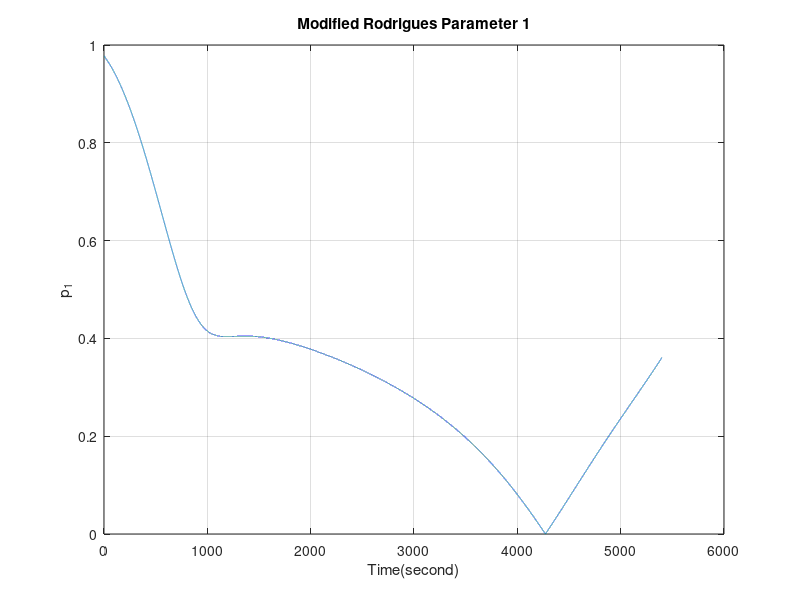
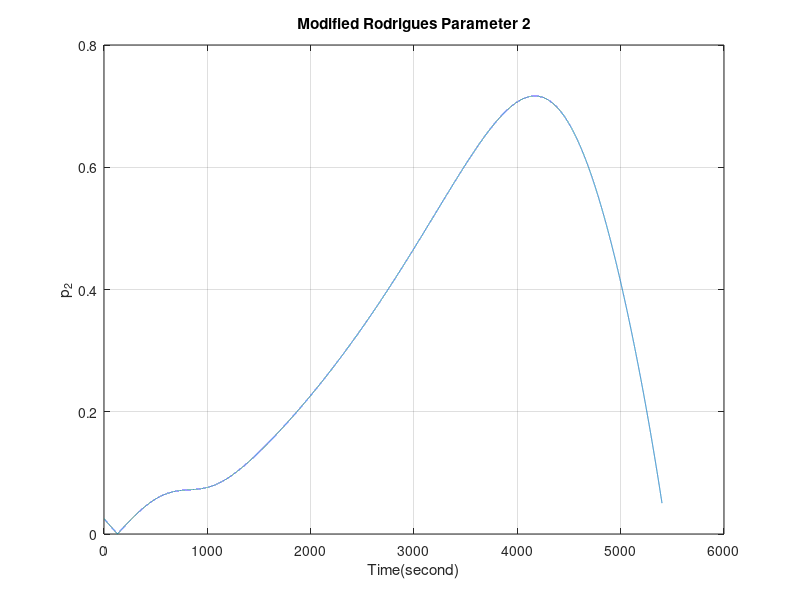
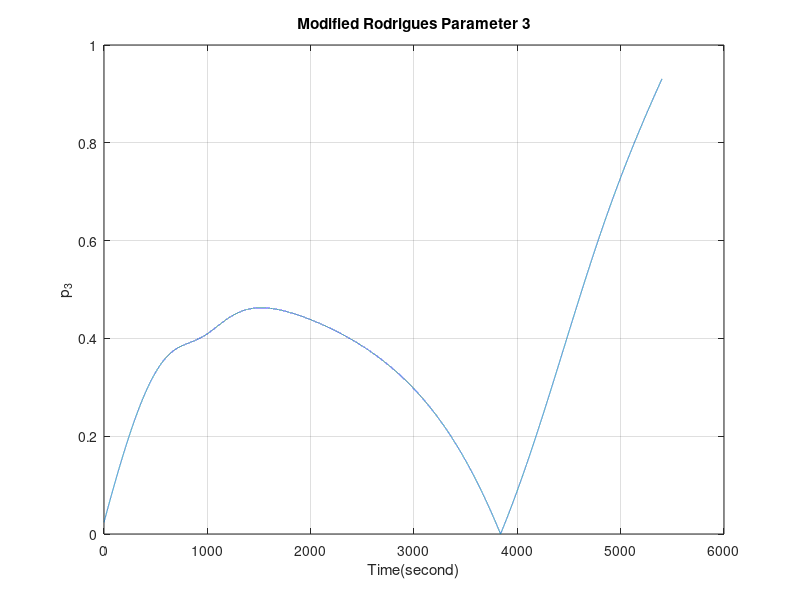

MATLAB code for these plots, in order:
clc;clear;close all;

n = 20; %sequence number

%initial data of the attitude angles(rad)
phi = -0.01 - 0.002 * n;
theta = 0.01 + 0.002 * n;
psi = 0.005 + 0.002 * n;

%initial data of angular velocities of the satellite
wX = 0.0002 + 0.00001 * n;
wY = 0.0003 + 0.00001 * n;
wZ = 0.0004 + 0.00001 * n;
w = [wX;wY;wZ];

%initial moments of inertia of the satellite(m^4)
Jx = 2.1*(10^(-3));
Jy = 2*(10^(-3));
Jz = 1.9*(10^(-3));

w_orbit = 0.0011; %The angular orbit velocity of satellite(rad/s)
N_T = 3.6*(10^(-10)); %The disturbance torque acting on the satellite(Nm)
dt = 0.1; %the sample time(s)
N = 54000; %iteration number
for k = 1:N
%the angular velocities
w(1) = w(1) + ((dt/Jx)*(Jy - Jz)*w(3)*w(2)) + ((dt/Jx)*N_T);
w(2) = w(2) + ((dt/Jy)*(Jz - Jx)*w(1)*w(3)) + ((dt/Jy)*N_T);
w(3) = w(3) + ((dt/Jz)*(Jx - Jy)*w(1)*w(2)) + ((dt/Jz)*N_T);
    
%the euler angles
phi = phi + dt*((((w(2)*sin(phi)) + (w(3)*cos(phi)))*tan(theta)) + w(1));
theta = theta + dt*((w(2)*cos(phi)) - (w(3)*sin(phi)) + (w_orbit));
psi = psi + dt*(((w(2)*sin(phi)) + (w(3)*cos(phi)))*sec(theta));

%quaternions
q1 = cos(phi/2)*cos(theta/2)*cos(psi/2)+sin(phi/2)*sin(theta/2)*sin(psi/2);
q2 = sin(phi/2)*cos(theta/2)*cos(psi/2)-cos(phi/2)*sin(theta/2)*sin(psi/2);
q3 = cos(phi/2)*sin(theta/2)*cos(psi/2)+sin(phi/2)*cos(theta/2)*sin(psi/2);
q4 = cos(phi/2)*cos(theta/2)*sin(psi/2)+sin(phi/2)*sin(theta/2)*cos(psi/2);
q = [abs(q1);abs(q2);abs(q3);abs(q4)];

%modified Rodrigues parameters
p1 = q(1)/(1+q(4));
p2 = q(2)/(1+q(4));
p3 = q(3)/(1+q(4));
p = [p1;p2;p3];

%arranging arrays for plotting
P(:,k) = p;
end

t = 0:dt:(N-1)*dt;

figure(1);
plot(t,P(1,:)); 
title('Modified Rodrigues Parameter 1'); 
xlabel('Time(second)');
ylabel('p_{1}');
grid on;

figure(2);
plot(t,P(2,:)); 
title('Modified Rodrigues Parameter 2'); 
xlabel('Time(second)');
ylabel('p_{2}');
grid on;

figure(3);
plot(t,P(3,:)); 
title('Modified Rodrigues Parameter 3'); 
xlabel('Time(second)');
ylabel('p_{3}');
grid on;